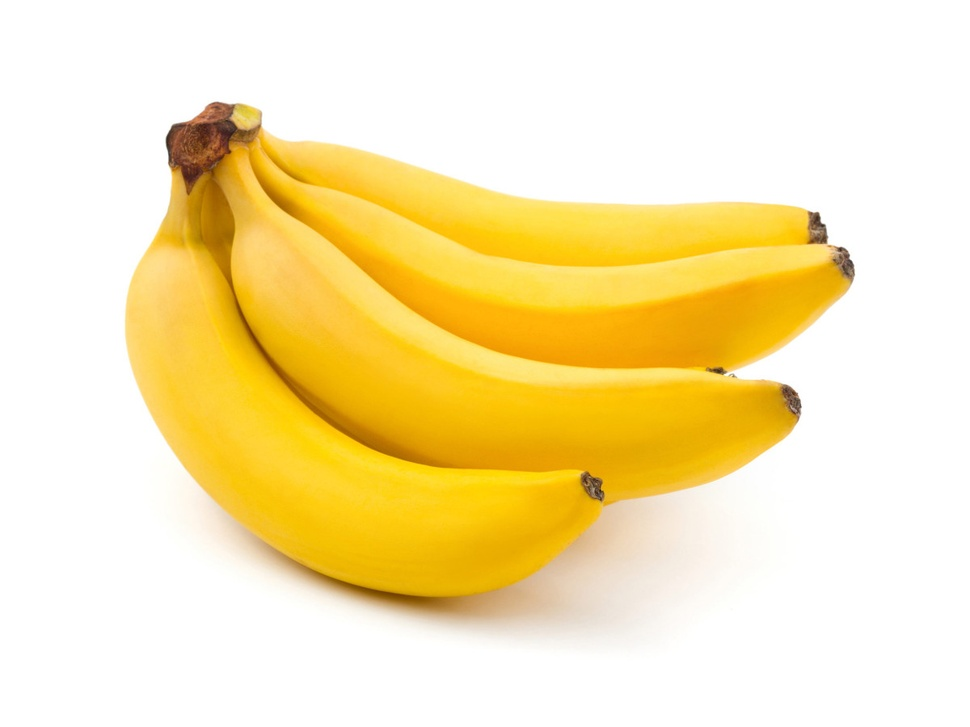
#> input picture Procesamiento de Imagenes/bananos.jpg, 970 x 727 px, shrunk from 1200 x 900 before the run
$ python deteccionBordes.py   (older library calls are emulated)
#> lines starting #> are read from the running program, lines starting #| are printed output that depends on the picture; after the words box and inside, x2 and y2 are one past the last pixel; in counts of white or black regions, pixels touching at a corner belong together
#!/usr/bin/env python3
# -*- coding: utf-8 -*-
"""
Created on Fri Mar  6 23:02:39 2020

@author: franciscorealescastro
"""

import cv2
import numpy as np


a = np.zeros((50,100))
b = np.ones((50,100))

#img=np.uint8(255*np.concatenate((a,b),axis=0))
img=cv2.imread('bananos.jpg',0)
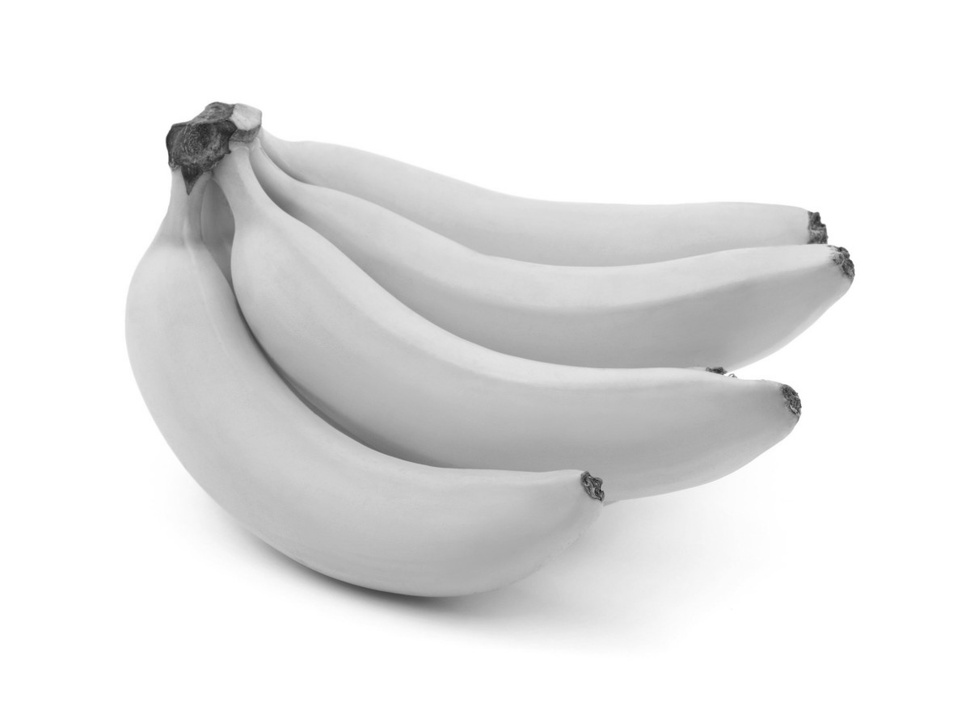
#> img: shape (727, 970); min 26, max 255, mean 230.8

gx=cv2.Sobel(img,cv2.CV_64F,1,0,5)
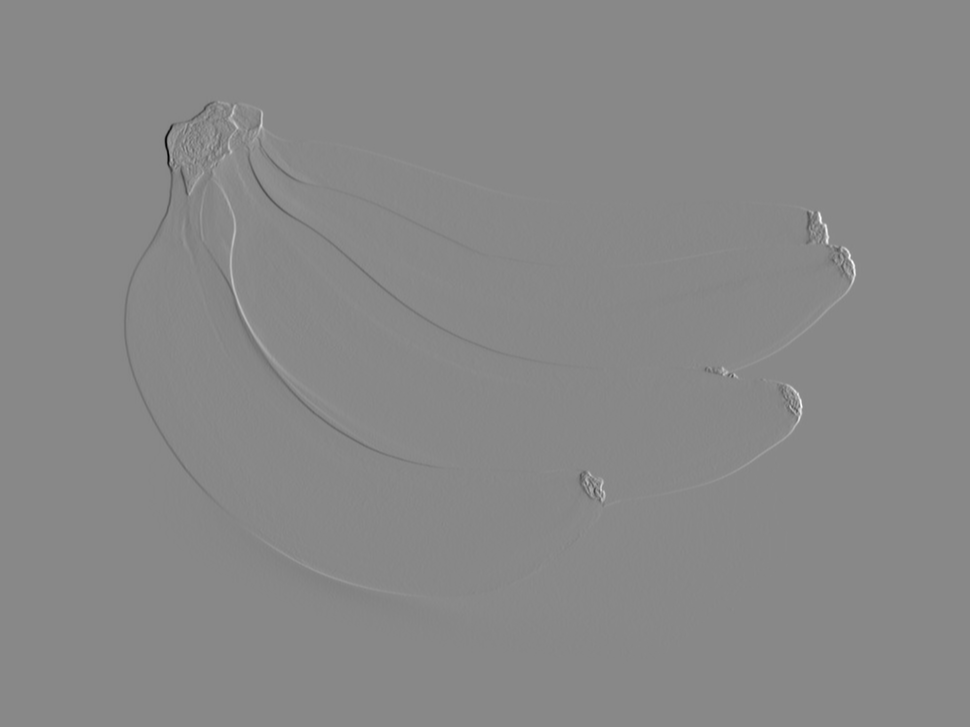
#> gx: shape (727, 970) float64; min -779, max 678, mean 0; drawn with min black and max white
gy=cv2.Sobel(img,cv2.CV_64F,0,1,5)
mag,ang=cv2.cartToPolar(gx,gy)
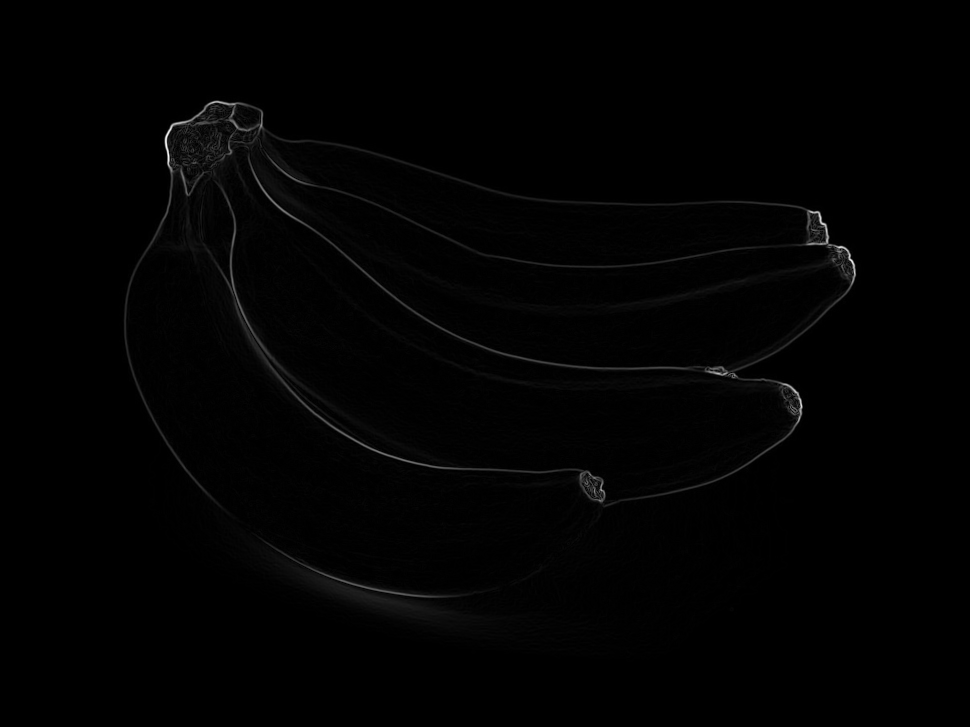
#> mag: shape (727, 970) float64; min 0, max 784.5, mean 6.9; drawn with min black and max white
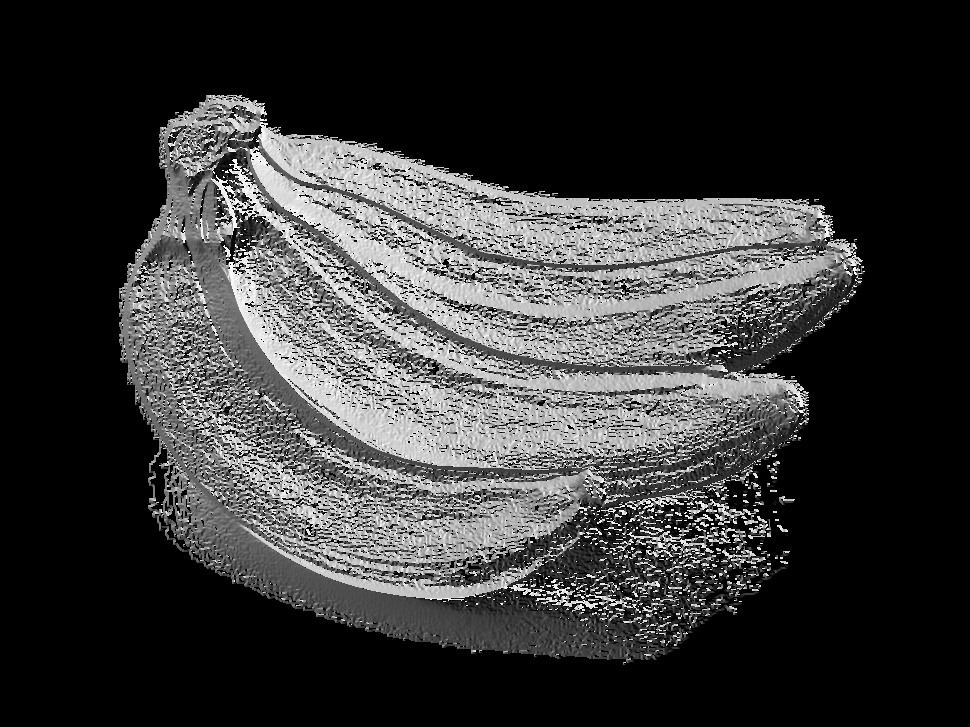
#> ang: shape (727, 970) float64; min 0, max 6.28, mean 1.35; drawn with min black and max white

gx=cv2.convertScaleAbs(gx)
gy=cv2.convertScaleAbs(gy)
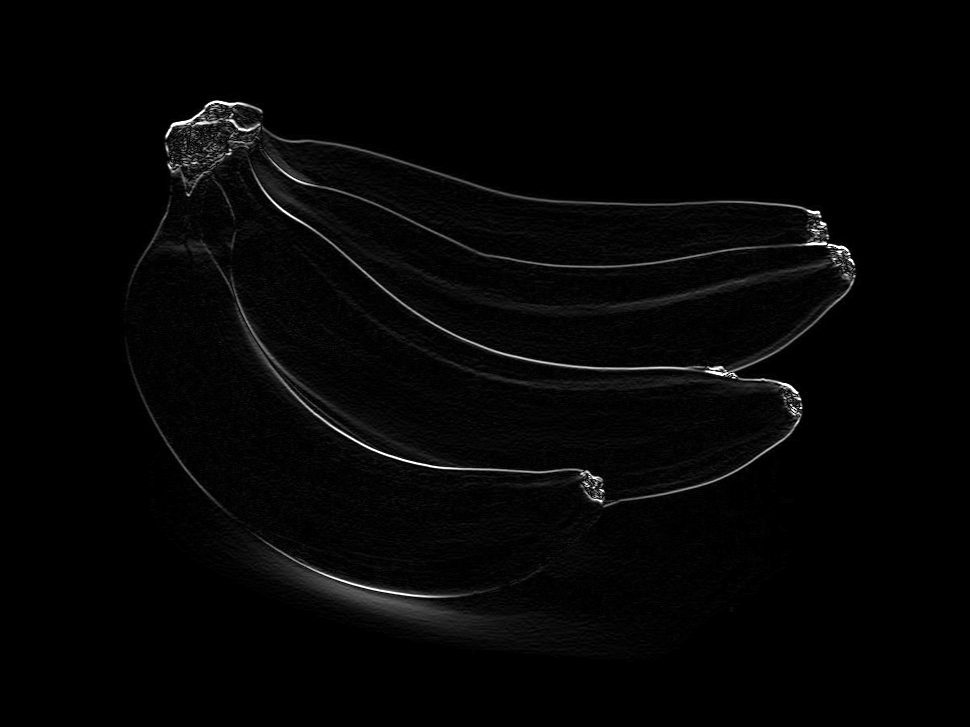
#> gy: shape (727, 970); min 0, max 255, mean 4.9
mag=cv2.convertScaleAbs(mag)
ang=(180/np.pi)*ang

imgFilt=cv2.GaussianBlur(img,(5,5),0)
lap=cv2.convertScaleAbs(cv2.Laplacian(imgFilt,cv2.CV_64F,5))

canny=cv2.Canny(img,25,150)
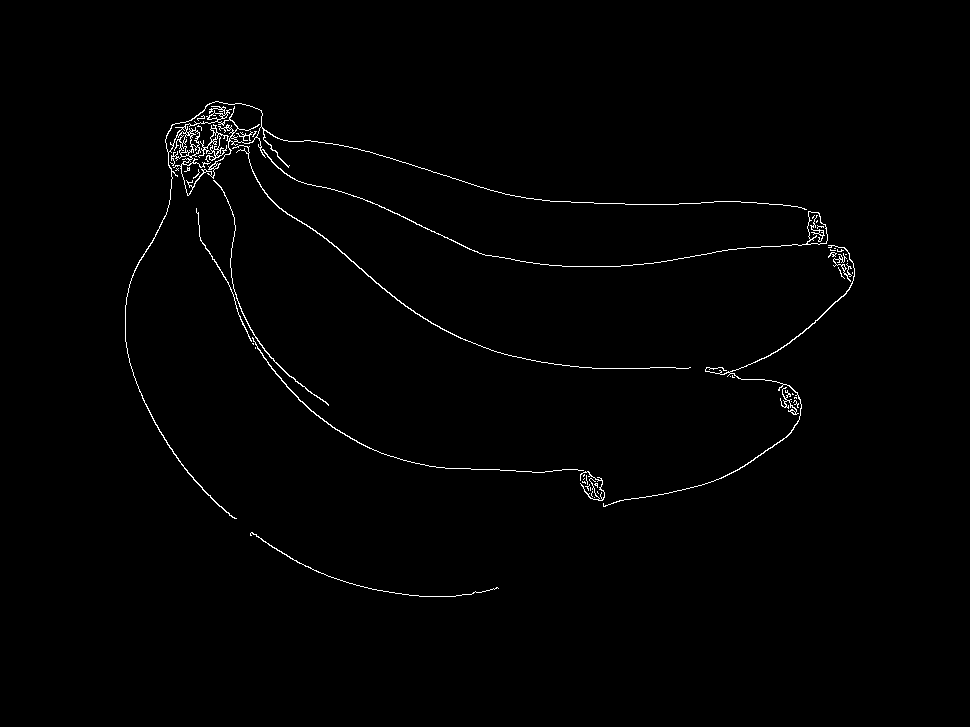
#> canny: shape (727, 970); 0.95% white in thin lines or dots, all inside (x1, y1, x2, y2) = (125, 101, 855, 597)


cv2.imshow('Gx',gx)
cv2.imshow('Gy',gy)
cv2.imshow('mag',mag)
cv2.imshow('Lap',lap)
cv2.imshow('Canny',canny)
